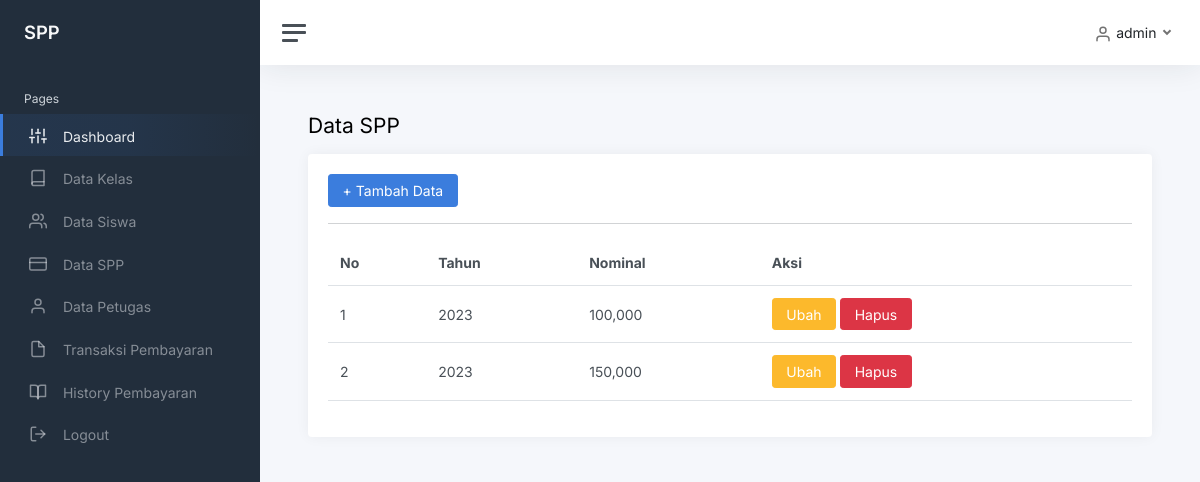
The page /index.php?page=spp (signed in) on the database its author committed.
### tables this page shows
CREATE TABLE `spp` (
  `id_spp` int(11) NOT NULL,
  `tahun` int(11) DEFAULT NULL,
  `nominal` int(11) DEFAULT NULL
);

### spp.php (the view)
<h1 class="h3 mb-3">Data SPP</h1>
    <div class="row">
        <div class="col-12">
            <div class="card">
                <div class="card-body">
                    <a href="?page=spp_tambah" class="btn btn-primary">+ Tambah Data</a><hr>
                    <table class="table">
                        <tr>
                            <th>No</th>
                            <th>Tahun</th>
                            <th>Nominal</th>
                            <th>Aksi</th>
                        </tr>
                            <?php
                            $i=1;
                            $query = mysqli_query($koneksi, "SELECT * FROM spp");
                            while ($data = mysqli_fetch_array($query)) {
                                ?>
                                <tr>
                                    <td><?php echo $i; ?></td>
                                    <td><?php echo $data['tahun']; ?></td>
                                    <td><?php echo number_format($data['nominal']); ?></td>
                                    <td>
                                        <a href="?page=spp_ubah&id=<?php echo $data['id_spp'];?>" class="btn btn-warning">Ubah</a>
                                        <a href="?page=spp_hapus&id=<?php echo $data['id_spp'];?>" class="btn btn-danger">Hapus</a>
                                    </td>
                                </tr>
                                <?php
                                $i++;
                            }
                            ?>
                    </table>
                </div>
            </div>
        </div>
    </div>

### rows shown on the page
spp: tahun "2023", nominal "100,000"
spp: tahun "2023", nominal "150,000"

### other values the page prints
$_SESSION['user']['nama_petugas'] "admin"
